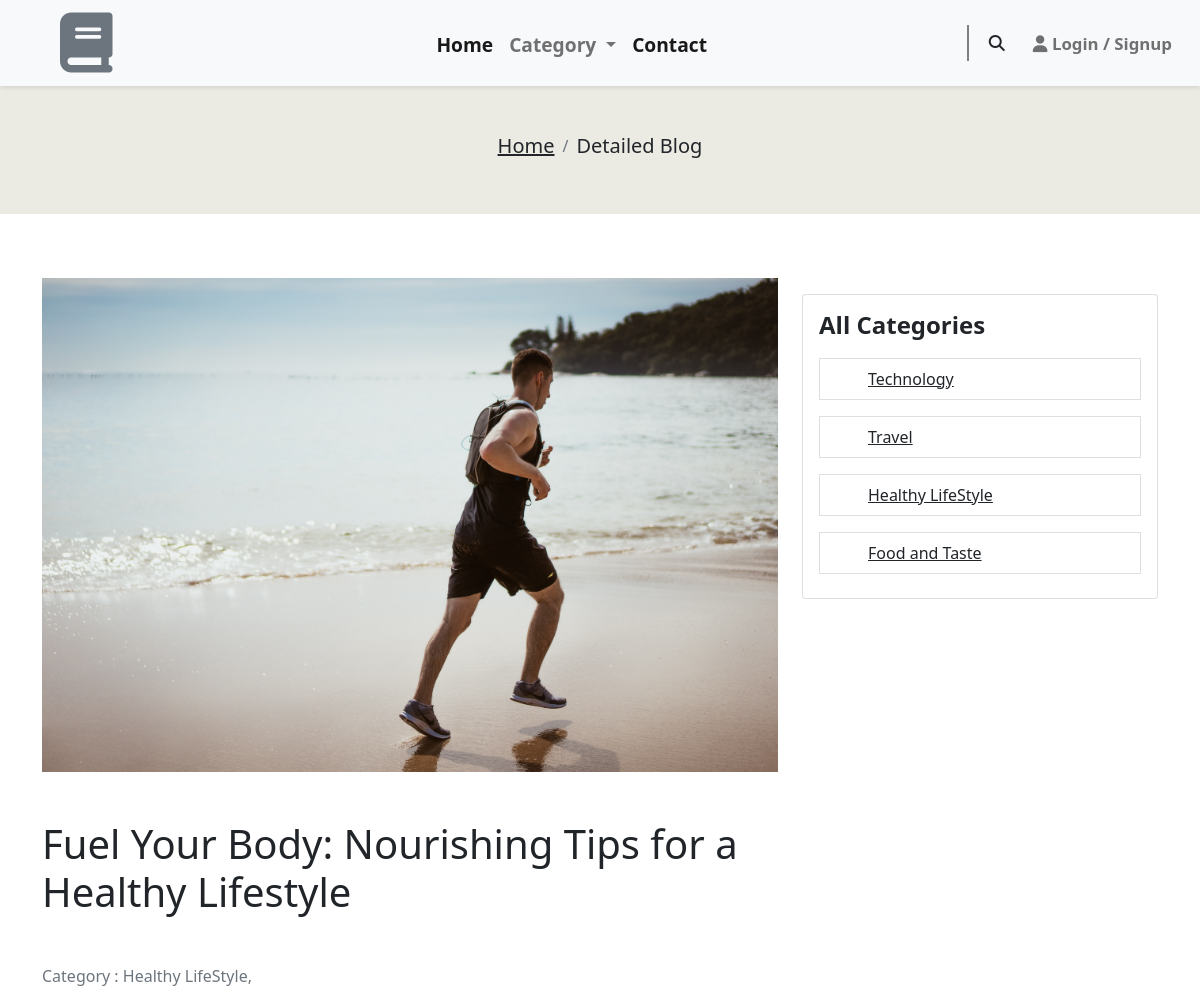
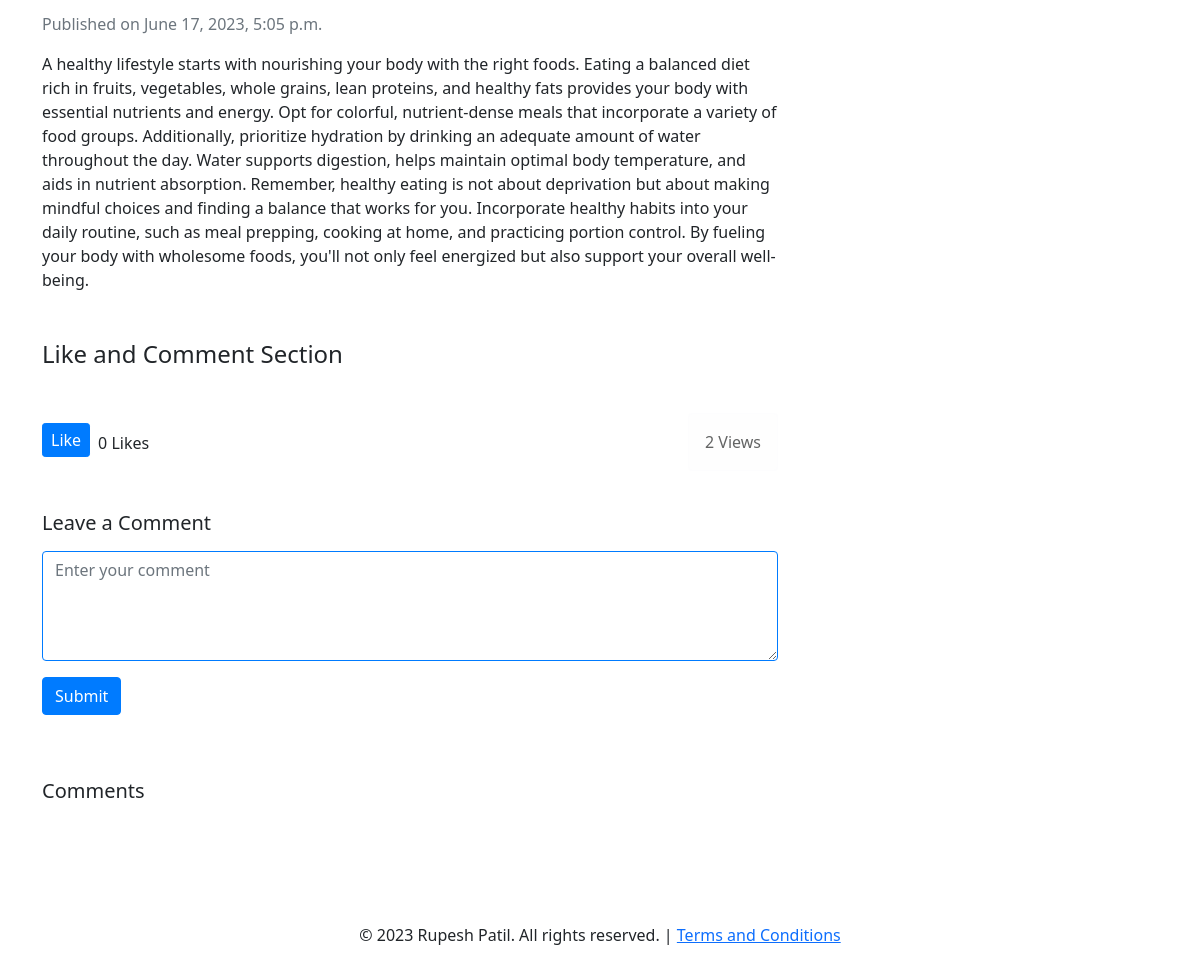
The app's page /detailed-blog/fuel-your-body-nourishing-tips-for-a-healthy-lifestyle/ with its own data (2 pictures, top to bottom).
### BlogApp/models.py (models this page shows, shortened)
class Post(models.Model):
  title = models.CharField(max_length=200)
  content = models.TextField()
  date_posted = models.DateTimeField(default=timezone.now)
  author =  models.ForeignKey(User, on_delete=models.SET_NULL, null=True)
  categories = models.ManyToManyField(Category)
  featured_image = models.ImageField(upload_to='post_images', null=True, blank=True)
  slug = models.SlugField(unique=True)
  view_count = models.PositiveIntegerField(default=0)
  def display_image(self):
    if self.featured_image:
      return self.featured_image.url
    else:
      return "No Image Available"
  def save(self, *args, **kwargs):
    if not self.slug:
      self.slug = slugify(self.title)
    super().save(*args, **kwargs)

class Category(models.Model):
  name = models.CharField(max_length=100)
  slug = models.SlugField(unique=True)

### BlogApp/views.py (the view)
# urls.py: path('detailed-blog/<slug>/', detailed_blog, name='detailed-blog'),
def detailed_blog(request, slug):
    detailed_blog = get_object_or_404(Post, slug=slug)
    detailed_blog.view_count += 1
    detailed_blog.save()
    category = Category.objects.all()
    comments = detailed_blog.comments.filter(active=True).order_by('-date_posted')
    if request.user.is_authenticated:
        View.objects.create(user=request.user, post=detailed_blog, viewed_at=timezone.now())
    is_liked = False
    is_disliked = False
    if request.user.is_authenticated:
        user = request.user
        is_liked = Like.objects.filter(post=detailed_blog, user=user).exists()
        is_disliked = Like.objects.filter(post=detailed_blog, user=user).exists()
    if 'like' in request.GET and not is_liked and not is_disliked:
        like = Like(comment=comments[0], user=request.user)
        like.save()
        is_liked = True
    elif 'dislike' in request.GET and not is_liked and not is_disliked:
        dislike = Like(comment=comments[0], user=request.user)
        dislike.save()
        is_disliked = True
    total_like = Like.objects.filter(post=detailed_blog)
    if request.method == 'POST' and request.user.is_authenticated:
        try:
            form = CommentForm(request.POST)
            if form.is_valid():
                Comment.objects.create(
                    post=Post.objects.filter(slug=detailed_blog.slug).first(),
                    author=User.objects.get(id=request.user.id),
                    content=form.cleaned_data['content'],
                    active=True
                )
                return JsonResponse({'success': True})
            else:
                return JsonResponse({'success': False, 'errors': f'{form.errors}'})
        except:
            return JsonResponse({'success': False, 'errors': f'Please log in to write a comment.', 'login_required': True})
    else:
        form = CommentForm()
    return render(request, 'detailed_blog.html',
                  {'blog': detailed_blog, 'category': category, 'comments': comments, 'is_liked': is_liked,
                   'is_disliked': is_disliked, 'total_like': total_like, 'comment_form': form})

### BlogApp/forms.py
class CommentForm(forms.ModelForm):
  class Meta:
    model = Comment
    fields = ['content']
  content = forms.CharField(
    widget=forms.Textarea(attrs={
      'class': 'form-control',
      'id': 'comment',
      'rows': '4',
      'placeholder': 'Enter your comment'
    })
  )

### BlogApp/templatetags/category_tags.py (called while the page is built)
@register.simple_tag
def get_all_categories():
  return Category.objects.all()

### templates/detailed_blog.html (shortened to what this page needs)
{% extends 'index.html' %}
{% load category_tags %}
{% block content %}
<nav aria-label="breadcrumb  text-center  ">
  <ol class="breadcrumb py-5  text-center justify-content-center">
    <li class="breadcrumb-item"><a href="/" class="text-dark "> <h5>Home</h5> </a></li>
    <li class="breadcrumb-item active text-dark " aria-current="page"><h5 class="d-flex ">Detailed Blog</h5></li>
  </ol>
</nav>
<section class="py-5">
  <div class="container">
    <div class="row">
      <div class="col-lg-8">
        <article>
          <img src="{{ blog.display_image }}" alt="Block 1 Image" class="img-fluid">
          <h1 class="my-5">{{blog.title}}</h1>
          <p class="text-muted mb-3"> Category :{% for category in blog.categories.all  %}
            {{ category.name }},
         {% endfor %}</p>
          <p class="text-muted mb-3">Published on {{blog.date_posted}}</p>
          <p class=" justify-content-between d-flex">
            {{blog.content}}
          </p>
          <div class="mt-5">
            <h4 class="my-4">Like and Comment Section</h4>
            <div class="d-flex justify-content-between align-items-center">
              <div class="likes d-flex align-baseline">
                <div class="like-dislike">
                  {% if is_liked %}
                  <button
                    id="dislike-button"
                    class="btn btn-danger btn-sm"
                    name="{{ blog.slug }}"
                  >
                    Dislike
                  </button>
                  {% else %}
                  <button
                    id="like-button"
                    class="btn btn-primary btn-sm"
                    name="{{ blog.slug }}"
                  >
                    Like
                  </button>
                  {% endif %}
                </div>
                <span id="like-count" class="ml-2 mx-2 mt-2">
                  <span id="like-count-total"> {{ total_like.count }} </span>
                  Likes</span
                >
              </div>
              <div class="comments">
                  <p class=" alert alert-light"> {{blog.view_count}} Views </p>
              </div>
            </div>
            <div class="mt-4">
              <h5 class="my-3">Leave a Comment</h5>
              <form
                id="comment-form"
                method="post"
                action="{% url 'detailed-blog' blog.slug %}"
                novalidate
              >
                <div class="form-group">
                  {{ comment_form.content }}
                </div>
                <button type="submit" class="btn btn-primary my-3">
                  Submit
                </button>
              </form>
            </div>
            <div class="mt-5">
              <h5 class="mb-4">Comments</h5>
            </div>
          </div>
        </article>
      </div>
      <div class="col-lg-4">
        <div class="card my-3">
          <div class="card-body">
            <h5 class="card-title">All Categories</h5>
            <ul class="list-group border-none">
              {% get_all_categories as all_categories %}
                {% for category in all_categories %}
                  <a class="text-dark my-2" href="{% url 'post_list_by_category' category.slug %}">
                    <li class="list-group-item px-5">{{ category.name }}</li>
                  </a>
                  {% endfor  %}
              </ul>
          </div>
        </div>
      </div>
    </div>
  </div>
</section>
{% endblock %}

### static/style.css (style rules this page uses)
body { margin: 0 auto; box-sizing: border-box; }
.form-control { border-color: #007bff; }
.card-title { font-size: 24px; font-weight: bold; margin-bottom: 10px; }
.btn-primary { font-size: 16px; }
.card { margin-bottom: 20px; }
.btn-primary { background-color: #007bff; border-color: #007bff; }
.alert { margin-top: 20px; }
.breadcrumb { background-color: #ecebe3 !important; }

### records on screen
Post: display_image (picture), title "Fuel Your Body: Nourishing Tips for a Healthy Lifestyle", date_posted "June 17, 2023, 5:05 p.m.", content "A healthy lifestyle starts with nourishing your body with the right foods. Eating a balanced diet rich in fruits, vegetables, whole grains, lean proteins, and healthy fats provides your body with essential nutrients and energy. Opt for colorful, nutrient-dense meals that incorporate a variety of food groups. Additionally, prioritize hydration by drinking an adequate amount of water throughout the day. Water supports digestion, helps maintain optimal body temperature, and aids in nutrient absorption. Remember, healthy eating is not about deprivation but about making mindful choices and finding a balance that works for you. Incorporate healthy habits into your daily routine, such as meal…", view_count "2"
Category: name "Healthy LifeStyle"
Category: name "Technology"
Category: name "Travel"
Category: name "Food and Taste"

### other values on screen
{{ total_like.count }} "0"
